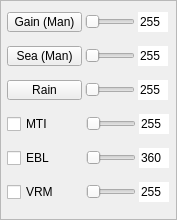
<?xml version="1.0" encoding="UTF-8"?>
<ui version="4.0">
 <class>FrameControl2</class>
 <widget class="QFrame" name="FrameControl2">
  <property name="geometry">
   <rect>
    <x>0</x>
    <y>0</y>
    <width>177</width>
    <height>220</height>
   </rect>
  </property>
  <property name="windowTitle">
   <string>Frame</string>
  </property>
  <property name="frameShape">
   <enum>QFrame::StyledPanel</enum>
  </property>
  <property name="frameShadow">
   <enum>QFrame::Raised</enum>
  </property>
  <layout class="QVBoxLayout" name="verticalLayout">
   <property name="spacing">
    <number>6</number>
   </property>
   <property name="leftMargin">
    <number>3</number>
   </property>
   <property name="topMargin">
    <number>3</number>
   </property>
   <property name="rightMargin">
    <number>3</number>
   </property>
   <property name="bottomMargin">
    <number>3</number>
   </property>
   <item>
    <layout class="QHBoxLayout" name="horizontalLayout_13">
     <property name="spacing">
      <number>0</number>
     </property>
     <item>
      <widget class="QPushButton" name="pushButtonGain">
       <property name="maximumSize">
        <size>
         <width>75</width>
         <height>20</height>
        </size>
       </property>
       <property name="font">
        <font>
         <pointsize>9</pointsize>
        </font>
       </property>
       <property name="text">
        <string>Gain (Man)</string>
       </property>
       <property name="checkable">
        <bool>true</bool>
       </property>
      </widget>
     </item>
     <item>
      <widget class="QSlider" name="horizontalSliderGain">
       <property name="sizePolicy">
        <sizepolicy hsizetype="Fixed" vsizetype="Fixed">
         <horstretch>0</horstretch>
         <verstretch>0</verstretch>
        </sizepolicy>
       </property>
       <property name="maximumSize">
        <size>
         <width>50</width>
         <height>16777215</height>
        </size>
       </property>
       <property name="maximum">
        <number>255</number>
       </property>
       <property name="orientation">
        <enum>Qt::Horizontal</enum>
       </property>
      </widget>
     </item>
     <item>
      <widget class="QLineEdit" name="lineEditGain">
       <property name="sizePolicy">
        <sizepolicy hsizetype="Fixed" vsizetype="Fixed">
         <horstretch>0</horstretch>
         <verstretch>0</verstretch>
        </sizepolicy>
       </property>
       <property name="maximumSize">
        <size>
         <width>30</width>
         <height>16777215</height>
        </size>
       </property>
       <property name="font">
        <font>
         <pointsize>9</pointsize>
        </font>
       </property>
       <property name="text">
        <string>255</string>
       </property>
       <property name="maxLength">
        <number>3</number>
       </property>
       <property name="frame">
        <bool>false</bool>
       </property>
       <property name="placeholderText">
        <string/>
       </property>
      </widget>
     </item>
    </layout>
   </item>
   <item>
    <layout class="QHBoxLayout" name="horizontalLayout_16">
     <property name="spacing">
      <number>0</number>
     </property>
     <item>
      <widget class="QPushButton" name="pushButtonSea">
       <property name="maximumSize">
        <size>
         <width>75</width>
         <height>20</height>
        </size>
       </property>
       <property name="font">
        <font>
         <pointsize>9</pointsize>
        </font>
       </property>
       <property name="text">
        <string>Sea (Man)</string>
       </property>
       <property name="checkable">
        <bool>true</bool>
       </property>
      </widget>
     </item>
     <item>
      <widget class="QSlider" name="horizontalSliderSea">
       <property name="sizePolicy">
        <sizepolicy hsizetype="Fixed" vsizetype="Fixed">
         <horstretch>0</horstretch>
         <verstretch>0</verstretch>
        </sizepolicy>
       </property>
       <property name="maximumSize">
        <size>
         <width>50</width>
         <height>16777215</height>
        </size>
       </property>
       <property name="maximum">
        <number>255</number>
       </property>
       <property name="orientation">
        <enum>Qt::Horizontal</enum>
       </property>
      </widget>
     </item>
     <item>
      <widget class="QLineEdit" name="lineEditSea">
       <property name="sizePolicy">
        <sizepolicy hsizetype="Fixed" vsizetype="Fixed">
         <horstretch>0</horstretch>
         <verstretch>0</verstretch>
        </sizepolicy>
       </property>
       <property name="maximumSize">
        <size>
         <width>30</width>
         <height>16777215</height>
        </size>
       </property>
       <property name="font">
        <font>
         <pointsize>9</pointsize>
        </font>
       </property>
       <property name="text">
        <string>255</string>
       </property>
       <property name="maxLength">
        <number>3</number>
       </property>
       <property name="frame">
        <bool>false</bool>
       </property>
      </widget>
     </item>
    </layout>
   </item>
   <item>
    <layout class="QHBoxLayout" name="horizontalLayout_15">
     <property name="spacing">
      <number>0</number>
     </property>
     <item>
      <widget class="QPushButton" name="pushButtonRain">
       <property name="enabled">
        <bool>true</bool>
       </property>
       <property name="maximumSize">
        <size>
         <width>75</width>
         <height>20</height>
        </size>
       </property>
       <property name="font">
        <font>
         <pointsize>9</pointsize>
        </font>
       </property>
       <property name="styleSheet">
        <string notr="true"/>
       </property>
       <property name="text">
        <string>Rain</string>
       </property>
      </widget>
     </item>
     <item>
      <widget class="QSlider" name="horizontalSliderRain">
       <property name="sizePolicy">
        <sizepolicy hsizetype="Fixed" vsizetype="Fixed">
         <horstretch>0</horstretch>
         <verstretch>0</verstretch>
        </sizepolicy>
       </property>
       <property name="maximumSize">
        <size>
         <width>50</width>
         <height>16777215</height>
        </size>
       </property>
       <property name="maximum">
        <number>255</number>
       </property>
       <property name="orientation">
        <enum>Qt::Horizontal</enum>
       </property>
      </widget>
     </item>
     <item>
      <widget class="QLineEdit" name="lineEditRain">
       <property name="sizePolicy">
        <sizepolicy hsizetype="Fixed" vsizetype="Fixed">
         <horstretch>0</horstretch>
         <verstretch>0</verstretch>
        </sizepolicy>
       </property>
       <property name="maximumSize">
        <size>
         <width>30</width>
         <height>16777215</height>
        </size>
       </property>
       <property name="font">
        <font>
         <pointsize>9</pointsize>
        </font>
       </property>
       <property name="text">
        <string>255</string>
       </property>
       <property name="maxLength">
        <number>3</number>
       </property>
       <property name="frame">
        <bool>false</bool>
       </property>
      </widget>
     </item>
    </layout>
   </item>
   <item>
    <layout class="QHBoxLayout" name="horizontalLayout_14">
     <property name="spacing">
      <number>0</number>
     </property>
     <item>
      <widget class="QCheckBox" name="checkBoxMTI">
       <property name="maximumSize">
        <size>
         <width>76</width>
         <height>20</height>
        </size>
       </property>
       <property name="font">
        <font>
         <pointsize>9</pointsize>
        </font>
       </property>
       <property name="text">
        <string>MTI</string>
       </property>
      </widget>
     </item>
     <item>
      <widget class="QSlider" name="horizontalSliderMTI">
       <property name="sizePolicy">
        <sizepolicy hsizetype="Fixed" vsizetype="Fixed">
         <horstretch>0</horstretch>
         <verstretch>0</verstretch>
        </sizepolicy>
       </property>
       <property name="maximumSize">
        <size>
         <width>50</width>
         <height>16777215</height>
        </size>
       </property>
       <property name="maximum">
        <number>255</number>
       </property>
       <property name="orientation">
        <enum>Qt::Horizontal</enum>
       </property>
      </widget>
     </item>
     <item>
      <widget class="QLineEdit" name="lineEditMTI">
       <property name="sizePolicy">
        <sizepolicy hsizetype="Fixed" vsizetype="Fixed">
         <horstretch>0</horstretch>
         <verstretch>0</verstretch>
        </sizepolicy>
       </property>
       <property name="maximumSize">
        <size>
         <width>30</width>
         <height>16777215</height>
        </size>
       </property>
       <property name="font">
        <font>
         <pointsize>9</pointsize>
        </font>
       </property>
       <property name="text">
        <string>255</string>
       </property>
       <property name="maxLength">
        <number>3</number>
       </property>
       <property name="frame">
        <bool>false</bool>
       </property>
      </widget>
     </item>
    </layout>
   </item>
   <item>
    <layout class="QHBoxLayout" name="horizontalLayout_19">
     <property name="spacing">
      <number>0</number>
     </property>
     <item>
      <widget class="QCheckBox" name="checkBoxEBL">
       <property name="maximumSize">
        <size>
         <width>76</width>
         <height>20</height>
        </size>
       </property>
       <property name="font">
        <font>
         <pointsize>9</pointsize>
        </font>
       </property>
       <property name="text">
        <string>EBL</string>
       </property>
      </widget>
     </item>
     <item>
      <widget class="QSlider" name="horizontalSlideEBL">
       <property name="sizePolicy">
        <sizepolicy hsizetype="Fixed" vsizetype="Fixed">
         <horstretch>0</horstretch>
         <verstretch>0</verstretch>
        </sizepolicy>
       </property>
       <property name="maximumSize">
        <size>
         <width>50</width>
         <height>16777215</height>
        </size>
       </property>
       <property name="maximum">
        <number>360</number>
       </property>
       <property name="orientation">
        <enum>Qt::Horizontal</enum>
       </property>
      </widget>
     </item>
     <item>
      <widget class="QLineEdit" name="lineEditEBL">
       <property name="sizePolicy">
        <sizepolicy hsizetype="Fixed" vsizetype="Fixed">
         <horstretch>0</horstretch>
         <verstretch>0</verstretch>
        </sizepolicy>
       </property>
       <property name="maximumSize">
        <size>
         <width>30</width>
         <height>16777215</height>
        </size>
       </property>
       <property name="font">
        <font>
         <pointsize>9</pointsize>
        </font>
       </property>
       <property name="text">
        <string>360</string>
       </property>
       <property name="maxLength">
        <number>3</number>
       </property>
       <property name="frame">
        <bool>false</bool>
       </property>
      </widget>
     </item>
    </layout>
   </item>
   <item>
    <layout class="QHBoxLayout" name="horizontalLayout_22">
     <property name="spacing">
      <number>0</number>
     </property>
     <item>
      <widget class="QCheckBox" name="checkBoxVRM">
       <property name="maximumSize">
        <size>
         <width>76</width>
         <height>20</height>
        </size>
       </property>
       <property name="font">
        <font>
         <pointsize>9</pointsize>
        </font>
       </property>
       <property name="text">
        <string>VRM</string>
       </property>
      </widget>
     </item>
     <item>
      <widget class="QSlider" name="horizontalSliderVRM">
       <property name="sizePolicy">
        <sizepolicy hsizetype="Fixed" vsizetype="Fixed">
         <horstretch>0</horstretch>
         <verstretch>0</verstretch>
        </sizepolicy>
       </property>
       <property name="maximumSize">
        <size>
         <width>50</width>
         <height>16777215</height>
        </size>
       </property>
       <property name="maximum">
        <number>50000</number>
       </property>
       <property name="singleStep">
        <number>100</number>
       </property>
       <property name="pageStep">
        <number>1000</number>
       </property>
       <property name="orientation">
        <enum>Qt::Horizontal</enum>
       </property>
      </widget>
     </item>
     <item>
      <widget class="QLineEdit" name="lineEditVRM">
       <property name="sizePolicy">
        <sizepolicy hsizetype="Fixed" vsizetype="Fixed">
         <horstretch>0</horstretch>
         <verstretch>0</verstretch>
        </sizepolicy>
       </property>
       <property name="maximumSize">
        <size>
         <width>30</width>
         <height>16777215</height>
        </size>
       </property>
       <property name="font">
        <font>
         <pointsize>9</pointsize>
        </font>
       </property>
       <property name="text">
        <string>255</string>
       </property>
       <property name="maxLength">
        <number>3</number>
       </property>
       <property name="frame">
        <bool>false</bool>
       </property>
      </widget>
     </item>
    </layout>
   </item>
  </layout>
 </widget>
 <resources/>
 <connections/>
</ui>
